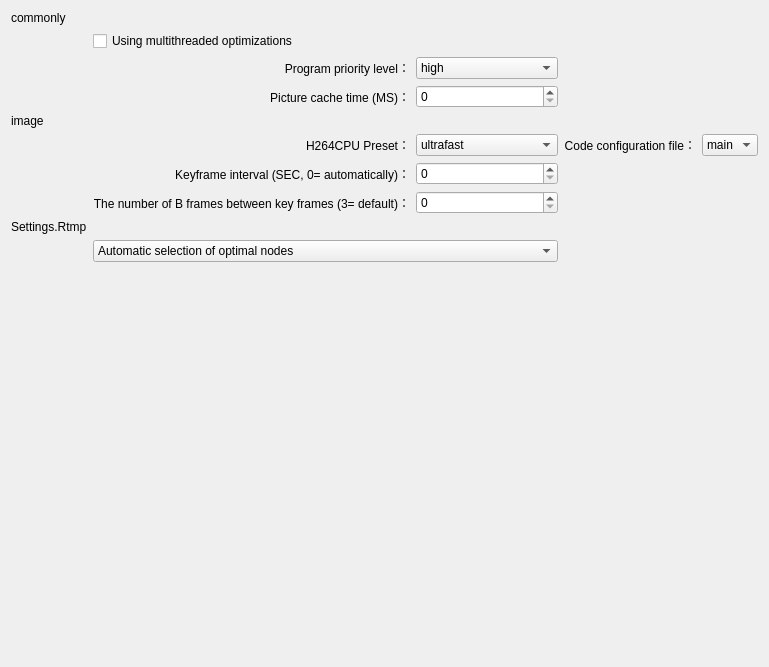
        <widget class="QWidget" name="page_5">
         <layout class="QGridLayout" name="gridLayout_10">
          <item row="0" column="0">
           <widget class="QLabel" name="label_36">
            <property name="text">
             <string>commonly</string>
            </property>
           </widget>
          </item>
          <item row="1" column="1">
           <widget class="QCheckBox" name="m_pCheckUseMultithread">
            <property name="text">
             <string>Using multithreaded optimizations</string>
            </property>
           </widget>
          </item>
          <item row="2" column="1">
           <widget class="QLabel" name="label_38">
            <property name="text">
             <string>Program priority level：</string>
            </property>
            <property name="alignment">
             <set>Qt::AlignRight|Qt::AlignTrailing|Qt::AlignVCenter</set>
            </property>
           </widget>
          </item>
          <item row="2" column="2">
           <widget class="QComboBox" name="m_pCombProgramLevel">
            <item>
             <property name="text">
              <string>high</string>
             </property>
            </item>
            <item>
             <property name="text">
              <string>Higher than average</string>
             </property>
            </item>
            <item>
             <property name="text">
              <string>average</string>
             </property>
            </item>
            <item>
             <property name="text">
              <string>low</string>
             </property>
            </item>
           </widget>
          </item>
          <item row="3" column="1">
           <widget class="QLabel" name="label_39">
            <property name="text">
             <string>Picture cache time (MS)：</string>
            </property>
            <property name="alignment">
             <set>Qt::AlignRight|Qt::AlignTrailing|Qt::AlignVCenter</set>
            </property>
           </widget>
          </item>
          <item row="3" column="2">
           <widget class="QSpinBox" name="m_pSBoxPicCacheTime"/>
          </item>
          <item row="4" column="0">
           <widget class="QLabel" name="label_37">
            <property name="text">
             <string>image</string>
            </property>
           </widget>
          </item>
          <item row="5" column="1">
           <widget class="QLabel" name="label_40">
            <property name="text">
             <string>H264CPU Preset：</string>
            </property>
            <property name="alignment">
             <set>Qt::AlignRight|Qt::AlignTrailing|Qt::AlignVCenter</set>
            </property>
           </widget>
          </item>
          <item row="5" column="2">
           <widget class="QComboBox" name="m_pCombCPUPreset">
            <item>
             <property name="text">
              <string>ultrafast</string>
             </property>
            </item>
            <item>
             <property name="text">
              <string>superfast</string>
             </property>
            </item>
            <item>
             <property name="text">
              <string>veryfast</string>
             </property>
            </item>
            <item>
             <property name="text">
              <string>faster</string>
             </property>
            </item>
            <item>
             <property name="text">
              <string>fast</string>
             </property>
            </item>
            <item>
             <property name="text">
              <string>medium</string>
             </property>
            </item>
            <item>
             <property name="text">
              <string>slow</string>
             </property>
            </item>
            <item>
             <property name="text">
              <string>slower</string>
             </property>
            </item>
           </widget>
          </item>
          <item row="5" column="5">
           <widget class="QComboBox" name="m_pCombCodeCfgFile">
            <item>
             <property name="text">
              <string>main</string>
             </property>
            </item>
            <item>
             <property name="text">
              <string>high</string>
             </property>
            </item>
           </widget>
          </item>
          <item row="6" column="1">
           <widget class="QLabel" name="label_42">
            <property name="text">
             <string>Keyframe interval (SEC, 0= automatically)：</string>
            </property>
            <property name="alignment">
             <set>Qt::AlignRight|Qt::AlignTrailing|Qt::AlignVCenter</set>
            </property>
           </widget>
          </item>
          <item row="6" column="2">
           <widget class="QSpinBox" name="m_pSBoxKeyFrameInterval"/>
          </item>
          <item row="7" column="1">
           <widget class="QLabel" name="label_43">
            <property name="text">
             <string>The number of B frames between key frames (3= default)：</string>
            </property>
            <property name="alignment">
             <set>Qt::AlignRight|Qt::AlignTrailing|Qt::AlignVCenter</set>
            </property>
           </widget>
          </item>
          <item row="7" column="2">
           <widget class="QSpinBox" name="m_pSBoxBFrameNum"/>
          </item>
          <item row="8" column="0">
           <widget class="QLabel" name="label_44">
            <property name="text">
             <string>Settings.Rtmp</string>
            </property>
           </widget>
          </item>
          <item row="10" column="3">
           <spacer name="verticalSpacer_7">
            <property name="orientation">
             <enum>Qt::Vertical</enum>
            </property>
            <property name="sizeHint" stdset="0">
             <size>
              <width>20</width>
              <height>394</height>
             </size>
            </property>
           </spacer>
          </item>
          <item row="5" column="3">
           <widget class="QLabel" name="label_41">
            <property name="text">
             <string>Code configuration file：</string>
            </property>
            <property name="alignment">
             <set>Qt::AlignRight|Qt::AlignTrailing|Qt::AlignVCenter</set>
            </property>
           </widget>
          </item>
          <item row="9" column="1" colspan="2">
           <widget class="QComboBox" name="m_pCombRtmpNode">
            <item>
             <property name="text">
              <string>Automatic selection of optimal nodes</string>
             </property>
            </item>
           </widget>
          </item>
         </layout>
        </widget>
